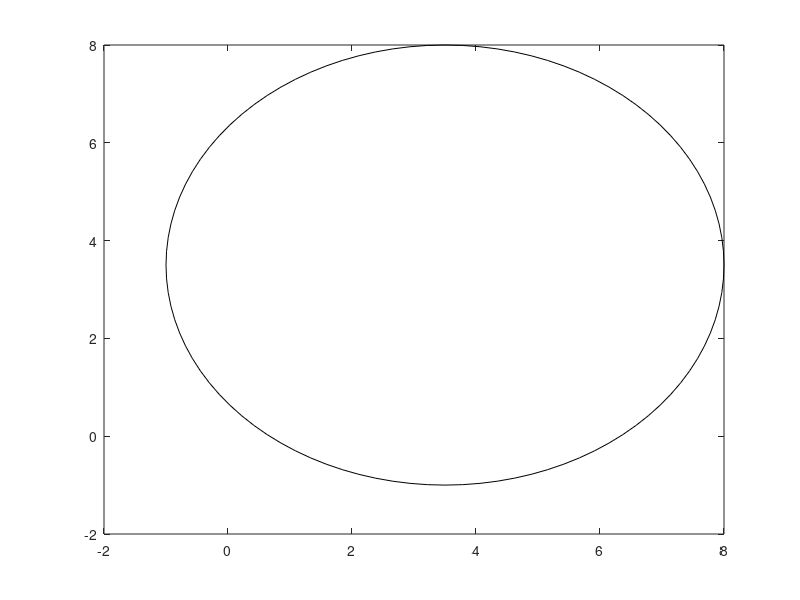

The MATLAB script that drew this image: (Note: this script raises an error after producing the figure.)
% Leo Beck
% Classic Monte Carlo Circle
% 2026-06-22

% The classic calculate pi with monte carlo
clear
clc
clf

rng(0,"twister")    % choose rng method
n = 100000;           % # points
a = -1;             % lower limit
b = 8;              % upper limit
r = (b - a)/2;      % radius
cx = (a+b)/2;       % center
cy = cx;

points = (b-a)*rand(n, 2) + a;  % Random points
points(n,3) = 0;                % Add column of 0s

% Calculate inside / outside circle
for i = 1:1:n
    if (points(i,1)-cx)^2 + (points(i,2)-cy)^2 < r^2
        points(i,3) = 1;
    end
end

% Estimate pi
in_circle = sum(points(:,3));
pi_est = 4*(in_circle/n);
fprintf("Number of points in circle: %0d of %0d\n", in_circle, n)
fprintf("Square area: %0.3f\n", (2*r)^2)
fprintf("pi estimate: %0.6f\n", pi_est)
fprintf("Estimated circle area: %0.3f\n", pi_est*(r^2))

% Different groups for coloring purposed
x = points(:,1);
y = points(:,2);
in_c = points(:,3);

% Plotting
% Plot circle
th = 0:pi/50:2*pi;
xunit = r * cos(th) + cx;
yunit = r * sin(th) + cy;

figure(1)
h = plot(xunit,yunit, "Color", "black");
hold on

% Plot scatter
scatter(x(in_c==0), y(in_c==0), 4, "filled", "o", "blue")
scatter(x(in_c==1), y(in_c==1), 4, "filled", "o", "red")
axis equal
